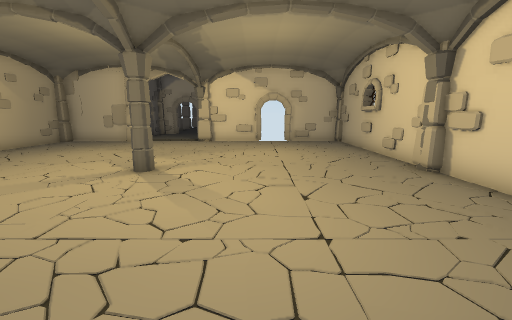
view 1 (above)

12 first-person views from a walk through a scene from a Unity 3-D project. The camera is 1.5 m above the floor, tilts 10° down and sees 90° across. The floor is counted in squares, 1 m on a side. Each view is taken from the middle of a square. On the plan, view 1 faces up. The plan holds only what a view shows up to about 13 squares ahead; the rest is blank.

view 2
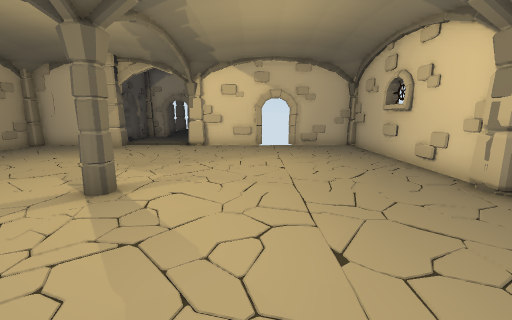

view 3
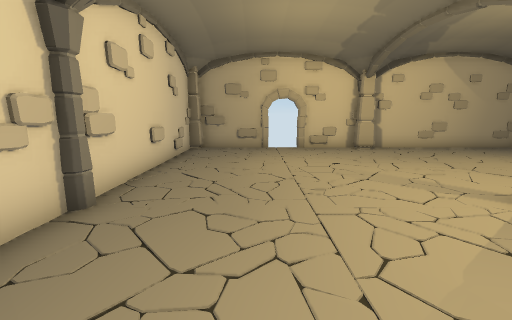

view 4
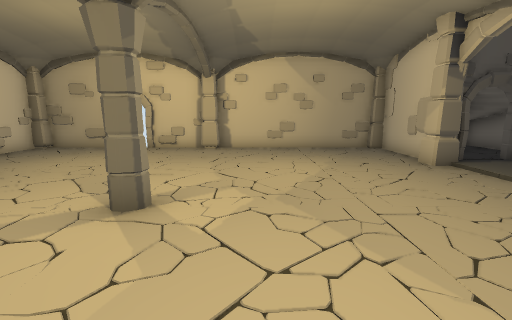

view 5
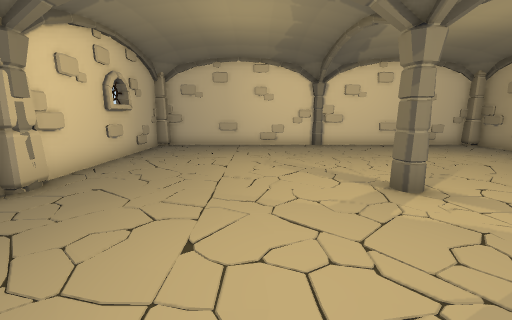

view 6
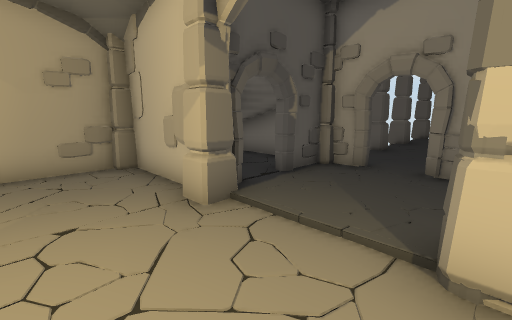

view 7
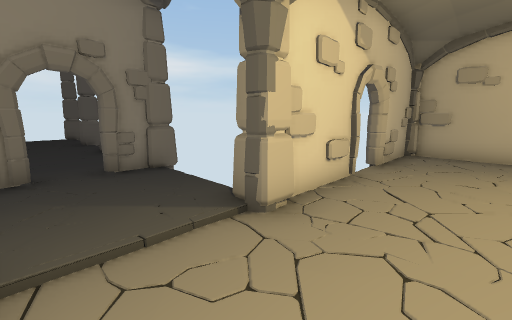

view 8
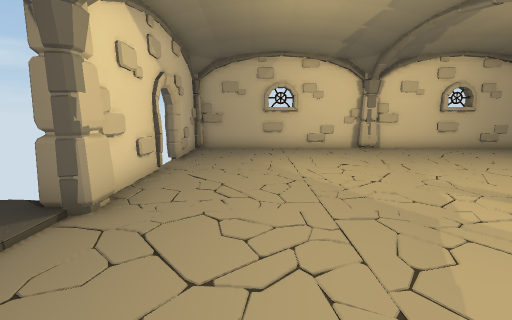

view 9
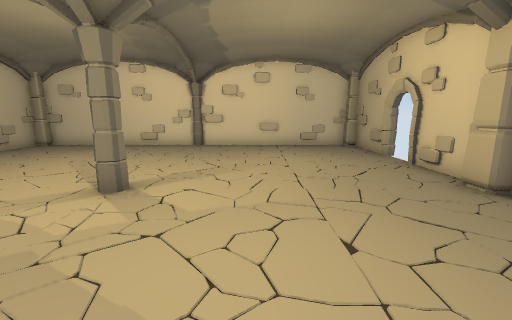

view 10
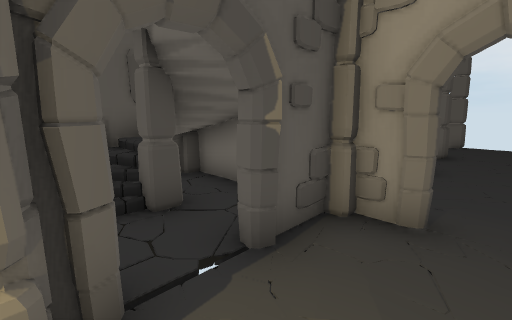

view 11
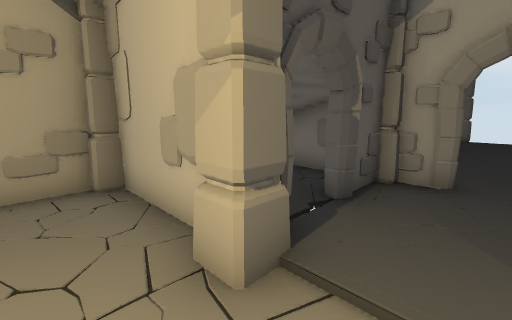

view 12
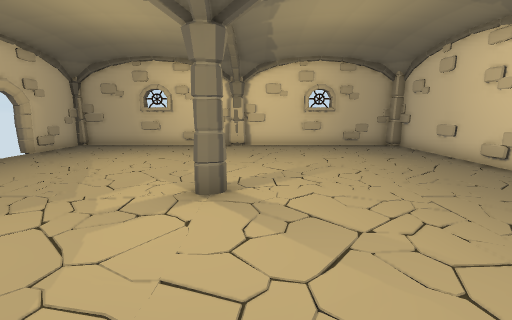

### Floor plan
Points are (right, up) in squares from view 1. A wall is a line through its corners. A room is listed if a view was taken in it or the views show most of it. See-through windows are left out.
Room 1 (views 1, 2, 3, 4, 5, 6, 7, 8, 9, 10, 11, 12)
walls: (0.1, 14.7) (-2.6, 14.7); (4.8, 7.4) (4.8, 14.7) (1.9, 14.7); (-10.9, 6.6) (-10.9, 4.1); (-7.5, 14.7) (-10.6, 14.7); (-10.7, 4.3) (-10.9, 3.9); (-3.2, -0.7) (-1.9, -0.9); (-3.9, -0.9) (-2.9, -0.7); (-2.8, -1) (-2, -0.8); (-10.9, 2.4) (-10.9, -0.6); (-10.9, 14.2) (-10.8, 13.4); (-10.9, 14.4) (-10.9, 7.4); (-2.5, 18.7) (-4.1, 18.7); (-5.9, 18.7) (-6.9, 18.7) (-6.9, 17.3); (-6, 18.8) (-6.4, 18.7) (-6.8, 18.3) (-6.9, 17.4); (4.8, -0.6) (4.8, 6.5); (-10.6, -1) (4.5, -1)
low walls: (-7.7, 14.6) (-8.6, 14.7)
ways out: opening at (-7, 16) to room 2; gap at (-7, 17) to room 2; opening at (-5, 19); gap at (-11, 4); gap at (0, 15)
objects: pillar (-11, 7); pillar (-7, 14) to (-7, 15); pillar (-3, 15); pillar (5, 7)
Room 2 (no view inside)
walls: (-8.8, 17.1) (-8.8, 16.6) (-9.5, 16.6); (-8.1, 18.7) (-11, 18.7); (-9, 18.8) (-9, 17); (-9.8, 18.7) (-9.2, 17.1); (-10.7, 18.5) (-9.6, 17.4)
low walls: (-9.3, 16.5) (-9.6, 16.2); (-9.5, 16.6) (-10, 16.4); (-9.6, 16.6) (-10.2, 16.3)
ways out: opening at (-7, 16) to room 1; gap at (-7, 17) to room 1

Positions as (right, up) in squares from view 1, and headings:
1: (0, 0), facing up
2: (0, 2), facing up
3: (1, 2), facing left
4: (1, 9), facing left
5: (0, 12), facing down
6: (-3, 12), facing up-left
7: (-6, 12), facing up-right
8: (-7, 12), facing right
9: (-6, 12), facing down
10: (-5, 15), facing up-left
11: (-5, 13), facing up-left
12: (-8, 6), facing right
